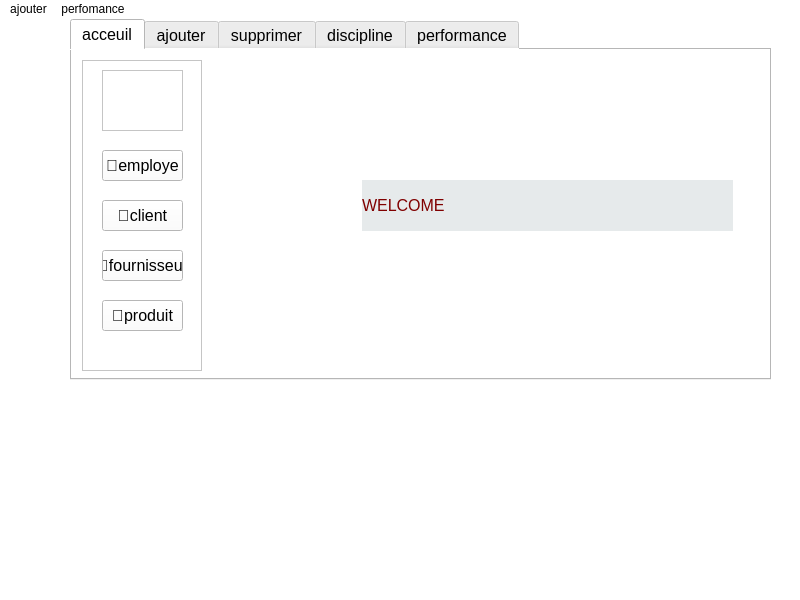
<?xml version="1.0" encoding="UTF-8"?>
<ui version="4.0">
 <class>MainWindow</class>
 <widget class="QMainWindow" name="MainWindow">
  <property name="geometry">
   <rect>
    <x>0</x>
    <y>0</y>
    <width>800</width>
    <height>600</height>
   </rect>
  </property>
  <property name="maximumSize">
   <size>
    <width>800</width>
    <height>16777215</height>
   </size>
  </property>
  <property name="windowTitle">
   <string>MainWindow</string>
  </property>
  <property name="styleSheet">
   <string notr="true">background-color: rgb(255, 255, 255);</string>
  </property>
  <widget class="QWidget" name="centralwidget">
   <property name="styleSheet">
    <string notr="true">* {
    font-family: &quot;Segoe UI&quot;;
    font-size: 12pt;
}
</string>
   </property>
   <widget class="QTabWidget" name="tabWidget">
    <property name="geometry">
     <rect>
      <x>70</x>
      <y>0</y>
      <width>701</width>
      <height>361</height>
     </rect>
    </property>
    <property name="styleSheet">
     <string notr="true">background-color: rgb(255, 255, 255);
background-color: rgb(255, 255, 255);
font: 700 12pt &quot;Segoe UI&quot;;
color: rgb(0, 0, 0);</string>
    </property>
    <property name="currentIndex">
     <number>0</number>
    </property>
    <widget class="QWidget" name="tab_4">
     <attribute name="title">
      <string>acceuil</string>
     </attribute>
     <widget class="QFrame" name="frame_2">
      <property name="geometry">
       <rect>
        <x>10</x>
        <y>10</y>
        <width>120</width>
        <height>311</height>
       </rect>
      </property>
      <property name="styleSheet">
       <string notr="true">background-color: rgb(255, 255, 255);</string>
      </property>
      <property name="frameShape">
       <enum>QFrame::Shape::StyledPanel</enum>
      </property>
      <property name="frameShadow">
       <enum>QFrame::Shadow::Raised</enum>
      </property>
      <widget class="QPushButton" name="pushButton_6">
       <property name="geometry">
        <rect>
         <x>20</x>
         <y>140</y>
         <width>81</width>
         <height>31</height>
        </rect>
       </property>
       <property name="styleSheet">
        <string notr="true">font: 600 italic 8pt &quot;Segoe UI&quot;;</string>
       </property>
       <property name="text">
        <string>📝client</string>
       </property>
      </widget>
      <widget class="QPushButton" name="pushButton_7">
       <property name="geometry">
        <rect>
         <x>20</x>
         <y>190</y>
         <width>81</width>
         <height>31</height>
        </rect>
       </property>
       <property name="styleSheet">
        <string notr="true">font: 600 italic 8pt &quot;Segoe UI&quot;;</string>
       </property>
       <property name="text">
        <string>🏪fournisseur</string>
       </property>
      </widget>
      <widget class="QPushButton" name="pushButton_8">
       <property name="geometry">
        <rect>
         <x>20</x>
         <y>240</y>
         <width>81</width>
         <height>31</height>
        </rect>
       </property>
       <property name="styleSheet">
        <string notr="true">font: 600 italic 8pt &quot;Segoe UI&quot;;</string>
       </property>
       <property name="text">
        <string>🛒produit</string>
       </property>
      </widget>
      <widget class="QPushButton" name="pushButton_9">
       <property name="geometry">
        <rect>
         <x>20</x>
         <y>90</y>
         <width>81</width>
         <height>31</height>
        </rect>
       </property>
       <property name="styleSheet">
        <string notr="true">font: 600 italic 8pt &quot;Segoe UI&quot;;</string>
       </property>
       <property name="text">
        <string>👥employe</string>
       </property>
      </widget>
      <widget class="QFrame" name="frame_3">
       <property name="geometry">
        <rect>
         <x>20</x>
         <y>10</y>
         <width>81</width>
         <height>61</height>
        </rect>
       </property>
       <property name="frameShape">
        <enum>QFrame::Shape::StyledPanel</enum>
       </property>
       <property name="frameShadow">
        <enum>QFrame::Shadow::Raised</enum>
       </property>
      </widget>
     </widget>
     <widget class="QLabel" name="label_6">
      <property name="geometry">
       <rect>
        <x>0</x>
        <y>-20</y>
        <width>701</width>
        <height>361</height>
       </rect>
      </property>
      <property name="text">
       <string/>
      </property>
      <property name="pixmap">
       <pixmap>../../../Downloads/c9d03170-aced-4d4f-8414-d7da4814c40d.jpg</pixmap>
      </property>
     </widget>
     <widget class="QLabel" name="label_7">
      <property name="geometry">
       <rect>
        <x>290</x>
        <y>130</y>
        <width>371</width>
        <height>51</height>
       </rect>
      </property>
      <property name="styleSheet">
       <string notr="true">QLabel {
	background-color: rgb(230, 234, 235);
	font: 700 28pt &quot;Segoe UI&quot;;
    color: #800000; /* dark red like your other slides */
    font-family: &quot;Georgia&quot;;
}
</string>
      </property>
      <property name="text">
       <string>WELCOME</string>
      </property>
     </widget>
     <zorder>label_6</zorder>
     <zorder>frame_2</zorder>
     <zorder>label_7</zorder>
    </widget>
    <widget class="QWidget" name="tab">
     <attribute name="title">
      <string>ajouter</string>
     </attribute>
     <widget class="QTableWidget" name="tableWidget">
      <property name="geometry">
       <rect>
        <x>20</x>
        <y>30</y>
        <width>211</width>
        <height>251</height>
       </rect>
      </property>
      <property name="styleSheet">
       <string notr="true">
background-color: rgb(216, 217, 255);</string>
      </property>
     </widget>
     <widget class="QDateEdit" name="dateEdit">
      <property name="geometry">
       <rect>
        <x>119</x>
        <y>140</y>
        <width>91</width>
        <height>22</height>
       </rect>
      </property>
      <property name="styleSheet">
       <string notr="true">color: rgb(0, 0, 0);
background-color: rgb(204, 202, 255);</string>
      </property>
     </widget>
     <widget class="QPushButton" name="pushButton">
      <property name="geometry">
       <rect>
        <x>130</x>
        <y>250</y>
        <width>80</width>
        <height>18</height>
       </rect>
      </property>
      <property name="styleSheet">
       <string notr="true">font: 700 italic 9pt &quot;Segoe UI&quot;;
background-color:rgb(175, 161, 255);
color: rgb(0, 0, 0);
</string>
      </property>
      <property name="text">
       <string>valider</string>
      </property>
     </widget>
     <widget class="QPushButton" name="pushButton_2">
      <property name="geometry">
       <rect>
        <x>30</x>
        <y>250</y>
        <width>80</width>
        <height>18</height>
       </rect>
      </property>
      <property name="styleSheet">
       <string notr="true">font: 700 italic 9pt &quot;Segoe UI&quot;;
background-color:rgb(175, 161, 255);
color: rgb(0, 0, 0);
</string>
      </property>
      <property name="text">
       <string>annuler</string>
      </property>
     </widget>
     <widget class="QLabel" name="label_14">
      <property name="geometry">
       <rect>
        <x>30</x>
        <y>140</y>
        <width>81</width>
        <height>20</height>
       </rect>
      </property>
      <property name="minimumSize">
       <size>
        <width>0</width>
        <height>20</height>
       </size>
      </property>
      <property name="styleSheet">
       <string notr="true">font: italic 9pt &quot;Segoe UI&quot;;
background-color: rgb(216, 217, 255);
font: 8pt &quot;Segoe UI&quot;;
color: rgb(0, 0, 0);
font: 700 9pt &quot;Segoe UI&quot;;
</string>
      </property>
      <property name="text">
       <string>date d'aumbauche</string>
      </property>
     </widget>
     <widget class="QLabel" name="label_16">
      <property name="geometry">
       <rect>
        <x>30</x>
        <y>100</y>
        <width>51</width>
        <height>20</height>
       </rect>
      </property>
      <property name="minimumSize">
       <size>
        <width>0</width>
        <height>20</height>
       </size>
      </property>
      <property name="styleSheet">
       <string notr="true">font: italic 9pt &quot;Segoe UI&quot;;
background-color: rgb(216, 217, 255);
font: 8pt &quot;Segoe UI&quot;;
color: rgb(0, 0, 0);
font: 700 9pt &quot;Segoe UI&quot;;
</string>
      </property>
      <property name="text">
       <string>prenom</string>
      </property>
     </widget>
     <widget class="QLabel" name="label_17">
      <property name="geometry">
       <rect>
        <x>30</x>
        <y>60</y>
        <width>41</width>
        <height>20</height>
       </rect>
      </property>
      <property name="minimumSize">
       <size>
        <width>0</width>
        <height>20</height>
       </size>
      </property>
      <property name="styleSheet">
       <string notr="true">font: italic 9pt &quot;Segoe UI&quot;;
background-color: rgb(216, 217, 255);
font: 8pt &quot;Segoe UI&quot;;
color: rgb(0, 0, 0);
font: 700 9pt &quot;Segoe UI&quot;;
</string>
      </property>
      <property name="text">
       <string>nom</string>
      </property>
     </widget>
     <widget class="QLabel" name="label_18">
      <property name="geometry">
       <rect>
        <x>30</x>
        <y>180</y>
        <width>41</width>
        <height>20</height>
       </rect>
      </property>
      <property name="minimumSize">
       <size>
        <width>0</width>
        <height>20</height>
       </size>
      </property>
      <property name="styleSheet">
       <string notr="true">font: italic 9pt &quot;Segoe UI&quot;;
background-color: rgb(216, 217, 255);
font: 8pt &quot;Segoe UI&quot;;
color: rgb(0, 0, 0);
font: 700 9pt &quot;Segoe UI&quot;;
</string>
      </property>
      <property name="text">
       <string>salaire</string>
      </property>
     </widget>
     <widget class="QLineEdit" name="lineEdit_6">
      <property name="geometry">
       <rect>
        <x>120</x>
        <y>100</y>
        <width>91</width>
        <height>20</height>
       </rect>
      </property>
     </widget>
     <widget class="QLineEdit" name="lineEdit_7">
      <property name="geometry">
       <rect>
        <x>120</x>
        <y>60</y>
        <width>91</width>
        <height>20</height>
       </rect>
      </property>
     </widget>
     <widget class="QLineEdit" name="lineEdit_8">
      <property name="geometry">
       <rect>
        <x>120</x>
        <y>180</y>
        <width>91</width>
        <height>20</height>
       </rect>
      </property>
     </widget>
     <widget class="QLabel" name="label_19">
      <property name="geometry">
       <rect>
        <x>30</x>
        <y>220</y>
        <width>41</width>
        <height>20</height>
       </rect>
      </property>
      <property name="minimumSize">
       <size>
        <width>0</width>
        <height>20</height>
       </size>
      </property>
      <property name="styleSheet">
       <string notr="true">font: italic 9pt &quot;Segoe UI&quot;;
background-color: rgb(216, 217, 255);
font: 8pt &quot;Segoe UI&quot;;
color: rgb(0, 0, 0);
font: 700 9pt &quot;Segoe UI&quot;;
</string>
      </property>
      <property name="text">
       <string>type</string>
      </property>
     </widget>
     <widget class="QRadioButton" name="radioButton">
      <property name="geometry">
       <rect>
        <x>110</x>
        <y>210</y>
        <width>68</width>
        <height>17</height>
       </rect>
      </property>
      <property name="styleSheet">
       <string notr="true">background-color: rgb(216, 217, 255);
font: 600 8pt &quot;Segoe UI&quot;;
color: rgb(0, 0, 0);</string>
      </property>
      <property name="text">
       <string>F</string>
      </property>
     </widget>
     <widget class="QRadioButton" name="radioButton_2">
      <property name="geometry">
       <rect>
        <x>110</x>
        <y>230</y>
        <width>68</width>
        <height>17</height>
       </rect>
      </property>
      <property name="styleSheet">
       <string notr="true">background-color: rgb(216, 217, 255);
font: 600 8pt &quot;Segoe UI&quot;;
color: rgb(0, 0, 0);</string>
      </property>
      <property name="text">
       <string>M</string>
      </property>
     </widget>
     <widget class="QLabel" name="label_20">
      <property name="geometry">
       <rect>
        <x>280</x>
        <y>80</y>
        <width>191</width>
        <height>41</height>
       </rect>
      </property>
      <property name="minimumSize">
       <size>
        <width>0</width>
        <height>20</height>
       </size>
      </property>
      <property name="styleSheet">
       <string notr="true">
text-decoration: underline;
font: 11pt &quot;Segoe UI&quot;;
background-color: rgb(230, 235, 238);


color: rgb(0, 0, 0);
font: 700 9pt &quot;Segoe UI&quot;;
</string>
      </property>
      <property name="text">
       <string>🔍 Recherche d'un employe :</string>
      </property>
     </widget>
     <widget class="QTableWidget" name="tableWidget_6">
      <property name="geometry">
       <rect>
        <x>320</x>
        <y>190</y>
        <width>161</width>
        <height>111</height>
       </rect>
      </property>
      <property name="styleSheet">
       <string notr="true">color: rgb(0, 0, 0);
font: 350 italic 8pt &quot;Segoe UI&quot;;</string>
      </property>
      <row>
       <property name="text">
        <string>nom </string>
       </property>
      </row>
      <row>
       <property name="text">
        <string>prenom</string>
       </property>
      </row>
      <row>
       <property name="text">
        <string>date d'aumbauche</string>
       </property>
      </row>
      <row>
       <property name="text">
        <string>salaire</string>
       </property>
      </row>
      <column>
       <property name="text">
        <string/>
       </property>
      </column>
      <item row="0" column="0">
       <property name="text">
        <string/>
       </property>
       <property name="flags">
        <set>ItemIsSelectable|ItemIsEditable|ItemIsDragEnabled|ItemIsDropEnabled|ItemIsUserCheckable|ItemIsEnabled|ItemIsAutoTristate</set>
       </property>
      </item>
     </widget>
     <widget class="QLabel" name="label_21">
      <property name="geometry">
       <rect>
        <x>280</x>
        <y>140</y>
        <width>91</width>
        <height>21</height>
       </rect>
      </property>
      <property name="minimumSize">
       <size>
        <width>0</width>
        <height>20</height>
       </size>
      </property>
      <property name="styleSheet">
       <string notr="true">
text-decoration: underline;
font: 15pt &quot;Segoe UI&quot;;
background-color: rgb(228, 233, 236);


color: rgb(0, 0, 0);
font: 700 9pt &quot;Segoe UI&quot;;
</string>
      </property>
      <property name="text">
       <string>⚙️ trier par :</string>
      </property>
     </widget>
     <widget class="QLabel" name="label_5">
      <property name="geometry">
       <rect>
        <x>240</x>
        <y>10</y>
        <width>371</width>
        <height>31</height>
       </rect>
      </property>
      <property name="styleSheet">
       <string notr="true">QLabel {
	background-color: rgb(231, 235, 238);
	font: 700 18pt &quot;Segoe UI&quot;;
    color: #800000; /* dark red like your other slides */
    font-family: &quot;Georgia&quot;;
}
</string>
      </property>
      <property name="text">
       <string>📊 Ajouter</string>
      </property>
     </widget>
     <widget class="QLabel" name="label_8">
      <property name="geometry">
       <rect>
        <x>0</x>
        <y>-28</y>
        <width>701</width>
        <height>361</height>
       </rect>
      </property>
      <property name="text">
       <string/>
      </property>
      <property name="pixmap">
       <pixmap>../../../Downloads/c9d03170-aced-4d4f-8414-d7da4814c40d.jpg</pixmap>
      </property>
     </widget>
     <widget class="QLineEdit" name="lineEdit_2">
      <property name="geometry">
       <rect>
        <x>430</x>
        <y>90</y>
        <width>113</width>
        <height>20</height>
       </rect>
      </property>
      <property name="placeholderText">
       <string>id</string>
      </property>
     </widget>
     <widget class="QLineEdit" name="lineEdit_3">
      <property name="geometry">
       <rect>
        <x>430</x>
        <y>140</y>
        <width>113</width>
        <height>20</height>
       </rect>
      </property>
     </widget>
     <widget class="QComboBox" name="comboBox">
      <property name="geometry">
       <rect>
        <x>350</x>
        <y>140</y>
        <width>71</width>
        <height>22</height>
       </rect>
      </property>
      <property name="styleSheet">
       <string notr="true">font: 300 italic 6pt &quot;Segoe UI&quot;;
font: italic 9pt &quot;Segoe UI&quot;;</string>
      </property>
      <item>
       <property name="text">
        <string>performance </string>
       </property>
      </item>
     </widget>
     <zorder>label_8</zorder>
     <zorder>label_5</zorder>
     <zorder>tableWidget</zorder>
     <zorder>dateEdit</zorder>
     <zorder>pushButton</zorder>
     <zorder>pushButton_2</zorder>
     <zorder>label_14</zorder>
     <zorder>label_16</zorder>
     <zorder>label_17</zorder>
     <zorder>label_18</zorder>
     <zorder>lineEdit_6</zorder>
     <zorder>lineEdit_7</zorder>
     <zorder>lineEdit_8</zorder>
     <zorder>label_19</zorder>
     <zorder>radioButton</zorder>
     <zorder>radioButton_2</zorder>
     <zorder>label_20</zorder>
     <zorder>tableWidget_6</zorder>
     <zorder>label_21</zorder>
     <zorder>lineEdit_2</zorder>
     <zorder>lineEdit_3</zorder>
     <zorder>comboBox</zorder>
    </widget>
    <widget class="QWidget" name="tab_5">
     <attribute name="title">
      <string>supprimer</string>
     </attribute>
     <widget class="QTableWidget" name="tableWidget_2">
      <property name="geometry">
       <rect>
        <x>80</x>
        <y>60</y>
        <width>311</width>
        <height>231</height>
       </rect>
      </property>
      <property name="styleSheet">
       <string notr="true">background-color: rgb(215, 216, 254);</string>
      </property>
     </widget>
     <widget class="QLabel" name="label_22">
      <property name="geometry">
       <rect>
        <x>100</x>
        <y>90</y>
        <width>81</width>
        <height>20</height>
       </rect>
      </property>
      <property name="minimumSize">
       <size>
        <width>0</width>
        <height>20</height>
       </size>
      </property>
      <property name="styleSheet">
       <string notr="true">font: italic 9pt &quot;Segoe UI&quot;;
background-color: rgb(216, 217, 255);
font: 8pt &quot;Segoe UI&quot;;
color: rgb(0, 0, 0);
font: 700 9pt &quot;Segoe UI&quot;;
</string>
      </property>
      <property name="text">
       <string>id_employe</string>
      </property>
     </widget>
     <widget class="QLineEdit" name="lineEdit_9">
      <property name="geometry">
       <rect>
        <x>170</x>
        <y>90</y>
        <width>171</width>
        <height>20</height>
       </rect>
      </property>
     </widget>
     <widget class="QLabel" name="label_23">
      <property name="geometry">
       <rect>
        <x>90</x>
        <y>130</y>
        <width>81</width>
        <height>20</height>
       </rect>
      </property>
      <property name="minimumSize">
       <size>
        <width>0</width>
        <height>20</height>
       </size>
      </property>
      <property name="styleSheet">
       <string notr="true">font: italic 9pt &quot;Segoe UI&quot;;
background-color: rgb(216, 217, 255);
font: 8pt &quot;Segoe UI&quot;;
color: rgb(0, 0, 0);
font: 700 9pt &quot;Segoe UI&quot;;
</string>
      </property>
      <property name="text">
       <string>raison d'exclu :</string>
      </property>
     </widget>
     <widget class="QTextEdit" name="textEdit">
      <property name="geometry">
       <rect>
        <x>170</x>
        <y>130</y>
        <width>171</width>
        <height>101</height>
       </rect>
      </property>
     </widget>
     <widget class="QPushButton" name="pushButton_5">
      <property name="geometry">
       <rect>
        <x>290</x>
        <y>250</y>
        <width>80</width>
        <height>18</height>
       </rect>
      </property>
      <property name="styleSheet">
       <string notr="true">font: 700 italic 9pt &quot;Segoe UI&quot;;
background-color:rgb(175, 161, 255);
color: rgb(0, 0, 0);
</string>
      </property>
      <property name="text">
       <string>supprimer</string>
      </property>
     </widget>
     <widget class="QCalendarWidget" name="calendarWidget">
      <property name="geometry">
       <rect>
        <x>410</x>
        <y>80</y>
        <width>231</width>
        <height>161</height>
       </rect>
      </property>
      <property name="styleSheet">
       <string notr="true">color: rgb(0, 0, 0);
background-color: rgb(216, 217, 255);</string>
      </property>
     </widget>
     <widget class="QLabel" name="label_24">
      <property name="geometry">
       <rect>
        <x>410</x>
        <y>70</y>
        <width>231</width>
        <height>31</height>
       </rect>
      </property>
      <property name="minimumSize">
       <size>
        <width>0</width>
        <height>20</height>
       </size>
      </property>
      <property name="styleSheet">
       <string notr="true">font: italic 9pt &quot;Segoe UI&quot;;
background-color: rgb(216, 217, 255);
font: 8pt &quot;Segoe UI&quot;;
color: rgb(0, 0, 0);
font: 700 9pt &quot;Segoe UI&quot;;
</string>
      </property>
      <property name="text">
       <string>date d'exclu</string>
      </property>
     </widget>
     <widget class="QLabel" name="label_4">
      <property name="geometry">
       <rect>
        <x>230</x>
        <y>10</y>
        <width>371</width>
        <height>31</height>
       </rect>
      </property>
      <property name="styleSheet">
       <string notr="true">QLabel {
	background-color: rgb(230, 234, 237);
	font: 700 18pt &quot;Segoe UI&quot;;
    color: #800000; /* dark red like your other slides */
    font-family: &quot;Georgia&quot;;
}
</string>
      </property>
      <property name="text">
       <string>Supprimer</string>
      </property>
     </widget>
     <widget class="QLabel" name="label_9">
      <property name="geometry">
       <rect>
        <x>0</x>
        <y>0</y>
        <width>701</width>
        <height>361</height>
       </rect>
      </property>
      <property name="text">
       <string/>
      </property>
      <property name="pixmap">
       <pixmap>../../../Downloads/c9d03170-aced-4d4f-8414-d7da4814c40d.jpg</pixmap>
      </property>
     </widget>
     <zorder>label_9</zorder>
     <zorder>tableWidget_2</zorder>
     <zorder>label_22</zorder>
     <zorder>lineEdit_9</zorder>
     <zorder>label_23</zorder>
     <zorder>textEdit</zorder>
     <zorder>pushButton_5</zorder>
     <zorder>calendarWidget</zorder>
     <zorder>label_24</zorder>
     <zorder>label_4</zorder>
    </widget>
    <widget class="QWidget" name="tab_2">
     <attribute name="title">
      <string>discipline</string>
     </attribute>
     <widget class="QLabel" name="label">
      <property name="geometry">
       <rect>
        <x>210</x>
        <y>20</y>
        <width>371</width>
        <height>31</height>
       </rect>
      </property>
      <property name="styleSheet">
       <string notr="true">QLabel {
	background-color: rgb(232, 236, 239);
	font: 700 18pt &quot;Segoe UI&quot;;
    color: #800000; /* dark red like your other slides */
    font-family: &quot;Georgia&quot;;
}
</string>
      </property>
      <property name="text">
       <string>📊 Performance</string>
      </property>
     </widget>
     <widget class="QLabel" name="label_2">
      <property name="geometry">
       <rect>
        <x>40</x>
        <y>75</y>
        <width>491</width>
        <height>31</height>
       </rect>
      </property>
      <property name="styleSheet">
       <string notr="true">background-color: rgb(231, 236, 239);</string>
      </property>
      <property name="text">
       <string>Les indicateurs de performance :</string>
      </property>
     </widget>
     <widget class="QTableWidget" name="tableWidget_3">
      <property name="geometry">
       <rect>
        <x>10</x>
        <y>110</y>
        <width>631</width>
        <height>192</height>
       </rect>
      </property>
      <property name="minimumSize">
       <size>
        <width>301</width>
        <height>192</height>
       </size>
      </property>
      <property name="baseSize">
       <size>
        <width>200</width>
        <height>300</height>
       </size>
      </property>
      <property name="font">
       <font>
        <family>Segoe UI</family>
        <pointsize>12</pointsize>
        <italic>false</italic>
        <bold>true</bold>
       </font>
      </property>
      <property name="styleSheet">
       <string notr="true">QTableWidget {
    border: 1px solid #aaa;
    border-radius: 6px;
    gridline-color: #ccc;
    background: #f9f9f9;
}
QHeaderView::section {
    background-color: #d9d9d9;
    font-weight: bold;
}
</string>
      </property>
      <property name="dragDropMode">
       <enum>QAbstractItemView::DragDropMode::DragDrop</enum>
      </property>
      <property name="defaultDropAction">
       <enum>Qt::DropAction::MoveAction</enum>
      </property>
      <property name="alternatingRowColors">
       <bool>false</bool>
      </property>
      <property name="selectionMode">
       <enum>QAbstractItemView::SelectionMode::NoSelection</enum>
      </property>
      <property name="showGrid">
       <bool>true</bool>
      </property>
      <property name="gridStyle">
       <enum>Qt::PenStyle::SolidLine</enum>
      </property>
      <property name="sortingEnabled">
       <bool>false</bool>
      </property>
      <property name="wordWrap">
       <bool>true</bool>
      </property>
      <property name="cornerButtonEnabled">
       <bool>false</bool>
      </property>
      <property name="columnCount">
       <number>3</number>
      </property>
      <attribute name="horizontalHeaderVisible">
       <bool>true</bool>
      </attribute>
      <attribute name="horizontalHeaderCascadingSectionResizes">
       <bool>true</bool>
      </attribute>
      <attribute name="horizontalHeaderDefaultSectionSize">
       <number>200</number>
      </attribute>
      <attribute name="horizontalHeaderStretchLastSection">
       <bool>true</bool>
      </attribute>
      <attribute name="verticalHeaderCascadingSectionResizes">
       <bool>true</bool>
      </attribute>
      <attribute name="verticalHeaderHighlightSections">
       <bool>true</bool>
      </attribute>
      <attribute name="verticalHeaderShowSortIndicator" stdset="0">
       <bool>true</bool>
      </attribute>
      <attribute name="verticalHeaderStretchLastSection">
       <bool>false</bool>
      </attribute>
      <row>
       <property name="text">
        <string/>
       </property>
      </row>
      <row>
       <property name="text">
        <string/>
       </property>
      </row>
      <row>
       <property name="text">
        <string/>
       </property>
      </row>
      <row>
       <property name="text">
        <string/>
       </property>
      </row>
      <column>
       <property name="text">
        <string>Indicateur</string>
       </property>
      </column>
      <column>
       <property name="text">
        <string>Amélioration du rendement</string>
       </property>
      </column>
      <column>
       <property name="text">
        <string>Suivi KPI en temps réel</string>
       </property>
      </column>
     </widget>
     <widget class="QLabel" name="label_10">
      <property name="geometry">
       <rect>
        <x>0</x>
        <y>0</y>
        <width>701</width>
        <height>361</height>
       </rect>
      </property>
      <property name="text">
       <string/>
      </property>
      <property name="pixmap">
       <pixmap>../../../Downloads/c9d03170-aced-4d4f-8414-d7da4814c40d.jpg</pixmap>
      </property>
     </widget>
     <zorder>label_10</zorder>
     <zorder>label</zorder>
     <zorder>label_2</zorder>
     <zorder>tableWidget_3</zorder>
    </widget>
    <widget class="QWidget" name="tab_3">
     <attribute name="title">
      <string>performance</string>
     </attribute>
     <widget class="QLabel" name="label_3">
      <property name="geometry">
       <rect>
        <x>0</x>
        <y>40</y>
        <width>391</width>
        <height>61</height>
       </rect>
      </property>
      <property name="styleSheet">
       <string notr="true">QLabel {
	background-color: rgb(233, 237, 240);
	font: 700 18pt &quot;Segoe UI&quot;;
    color: #800000; /* dark red like your other slides */
    font-family: &quot;Georgia&quot;;
}
</string>
      </property>
      <property name="text">
       <string>💬 Communication interne
</string>
      </property>
     </widget>
     <widget class="QTextEdit" name="textEdit_2">
      <property name="geometry">
       <rect>
        <x>20</x>
        <y>100</y>
        <width>491</width>
        <height>121</height>
       </rect>
      </property>
      <property name="styleSheet">
       <string notr="true">QTextEdit { border: 1px solid #aaa; border-radius: 6px; background: #f9f9f9; }
</string>
      </property>
      <property name="readOnly">
       <bool>true</bool>
      </property>
     </widget>
     <widget class="QLineEdit" name="lineEdit">
      <property name="geometry">
       <rect>
        <x>30</x>
        <y>230</y>
        <width>381</width>
        <height>21</height>
       </rect>
      </property>
      <property name="styleSheet">
       <string notr="true">QLineEdit { border: 1px solid #aaa; border-radius: 6px; padding: 4px; }
</string>
      </property>
      <property name="placeholderText">
       <string>Écrire un message...</string>
      </property>
     </widget>
     <widget class="QFrame" name="frame">
      <property name="geometry">
       <rect>
        <x>0</x>
        <y>80</y>
        <width>571</width>
        <height>191</height>
       </rect>
      </property>
      <property name="frameShape">
       <enum>QFrame::Shape::StyledPanel</enum>
      </property>
      <property name="frameShadow">
       <enum>QFrame::Shadow::Raised</enum>
      </property>
      <widget class="QPushButton" name="pushButton_3">
       <property name="geometry">
        <rect>
         <x>420</x>
         <y>150</y>
         <width>81</width>
         <height>20</height>
        </rect>
       </property>
       <property name="styleSheet">
        <string notr="true">QPushButton { background-color: #0078d7; color: white; border-radius: 6px; padding: 4px 8px; }
QPushButton:hover { background-color: #005a9e; }
</string>
       </property>
       <property name="text">
        <string>envoyer</string>
       </property>
      </widget>
     </widget>
     <widget class="QLabel" name="label_11">
      <property name="geometry">
       <rect>
        <x>0</x>
        <y>-10</y>
        <width>701</width>
        <height>361</height>
       </rect>
      </property>
      <property name="text">
       <string/>
      </property>
      <property name="pixmap">
       <pixmap>../../../Downloads/c9d03170-aced-4d4f-8414-d7da4814c40d.jpg</pixmap>
      </property>
     </widget>
     <zorder>label_11</zorder>
     <zorder>label_3</zorder>
     <zorder>frame</zorder>
     <zorder>textEdit_2</zorder>
     <zorder>lineEdit</zorder>
    </widget>
   </widget>
  </widget>
  <widget class="QMenuBar" name="menubar">
   <property name="geometry">
    <rect>
     <x>0</x>
     <y>0</y>
     <width>800</width>
     <height>17</height>
    </rect>
   </property>
   <widget class="QMenu" name="menuajouter">
    <property name="title">
     <string>ajouter</string>
    </property>
    <addaction name="separator"/>
   </widget>
   <widget class="QMenu" name="menuperfomance">
    <property name="title">
     <string>perfomance</string>
    </property>
    <addaction name="separator"/>
    <addaction name="separator"/>
   </widget>
   <addaction name="menuajouter"/>
   <addaction name="menuperfomance"/>
  </widget>
  <widget class="QStatusBar" name="statusbar"/>
 </widget>
 <tabstops>
  <tabstop>tableWidget</tabstop>
  <tabstop>pushButton</tabstop>
  <tabstop>pushButton_2</tabstop>
  <tabstop>dateEdit</tabstop>
  <tabstop>lineEdit_6</tabstop>
  <tabstop>lineEdit_7</tabstop>
  <tabstop>lineEdit_8</tabstop>
  <tabstop>radioButton</tabstop>
  <tabstop>radioButton_2</tabstop>
  <tabstop>tabWidget</tabstop>
 </tabstops>
 <resources/>
 <connections/>
</ui>
